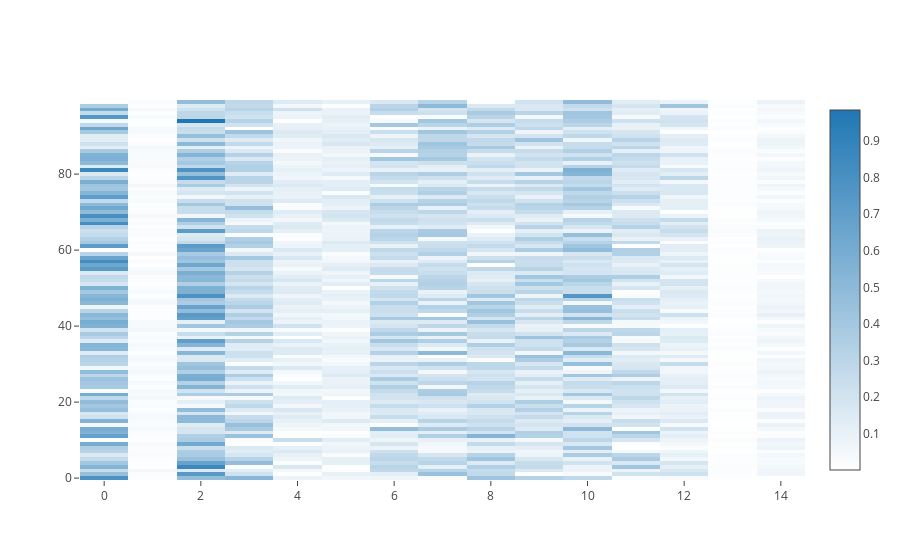

Notebook cell for this chart:
### Code cell
trace = go.Heatmap(z=q_u_DF.iloc[:,1:].values,
                   x=q_u_DF.columns[1:].values,
                   y=q_u_DF.index.values,
                   colorscale=[[0.0, 'rgb(255,255,255)'], [1.0, 'rgb(31, 119, 180)']])

data=[trace]
iplot(data, filename='labelled-heatmap')

### Figure 1 — Plotly figure (JSON) as saved in the notebook; plotly's stock layout.template omitted (floating-point values rounded to 4 significant figures; data arrays with more than 128 entries replaced by an {"elided": "..."} marker saying what was removed)
{"data": [{"colorscale": [[0, "rgb(255,255,255)"], [1, "rgb(31, 119, 180)"]], "type": "heatmap", "uid": "0fbfd49b-f93b-42cf-9a17-80bc98c189df", "x": ["0", "1", "2", "3", "4", "5", "6", "7", "8", "9", "10", "11", "12", "13", "14"], "y": [0, 1, 2, 3, 4, 5, 6, 7, 8, 9, 10, 11, 12, 13, 14, 15, 16, 17, 18, 19, 20, 21, 22, 23, 24, 25, 26, 27, 28, 29, 30, 31, 32, 33, 34, 35, 36, 37, 38, 39, 40, 41, 42, 43, 44, 45, 46, 47, 48, 49, 50, 51, 52, 53, 54, 55, 56, 57, 58, 59, 60, 61, 62, 63, 64, 65, 66, 67, 68, 69, 70, 71, 72, 73, 74, 75, 76, 77, 78, 79, 80, 81, 82, 83, 84, 85, 86, 87, 88, 89, 90, 91, 92, 93, 94, 95, 96, 97, 98, 99], "z": {"elided": "100x15 float values"}}], "layout": {"autosize": true, "xaxis": {"autorange": true, "range": [-0.5, 14.5], "type": "linear"}, "yaxis": {"autorange": true, "range": [-0.5, 99.5], "type": "linear"}}}
